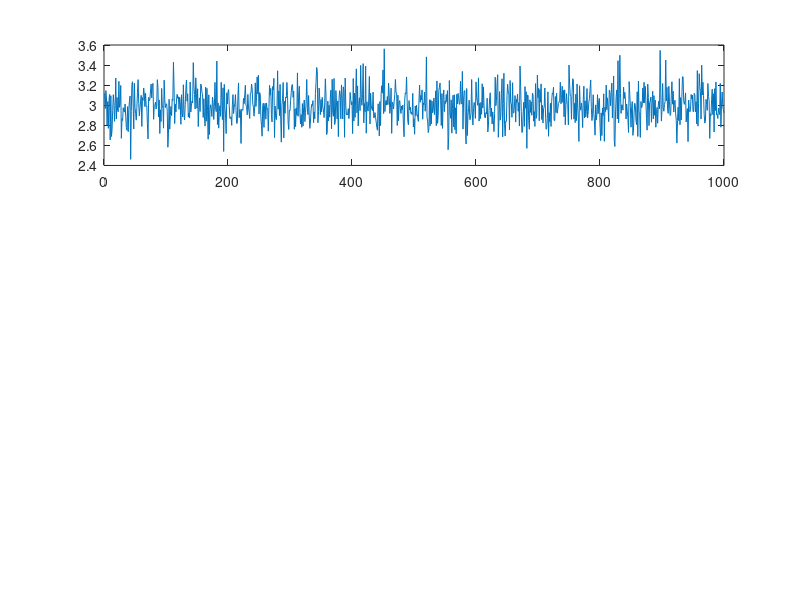

Write the MATLAB code that produced this figure. (Note: this script raises an error after producing the figure.)
clear
clc

% Распределение Рэлея: sigma = 3
sigma = 3;
% Объем выборки
N = 10000;

% 1. Сгенерировать выборку из заданного непрерывного распределения 
% объемом N=10000 с заданными для вашего распределения параметром
X = random('Rayleigh', sigma, N, 1);

%2. Найти оценку параметра заданного распределения, из которого генерировалась выборка, 
% используя метод моментов.

% Найдем оценку sigma по методу моментов
mean_val = mean(X);
% @(x) - обозначение, что уравнение зависит от переменной x(sigma)
equation = @(x) sqrt(pi/2)*x - mean_val;
sigma_MM = fzero(equation, sigma);

% Проанализируем поведение оценки параметра при изменении объема выборки
for i=1 : 1000
    X1 = random('Rayleigh', sigma, 100, 1);
    X2 = random('Rayleigh', sigma, 1000, 1);
    X3 = random('Rayleigh', sigma, 10000, 1);

    mean_val1(i) = mean(X1);
    mean_val2(i) = mean(X2);
    mean_val3(i) = mean(X3);

    equation1 = @(x) sqrt(pi/2)*x - mean_val1(i);
    equation2 = @(x) sqrt(pi/2)*x - mean_val2(i);
    equation3 = @(x) sqrt(pi/2)*x - mean_val3(i);

    sigma_MM1(i) = fzero(equation1, sigma);
    sigma_MM2(i) = fzero(equation2, sigma);
    sigma_MM3(i) = fzero(equation3, sigma);
end

figure
subplot(3, 1, 1)
plot(sigma_MM1)
hold on
yline(sigma, 'red')

subplot(3, 1, 2)
plot(sigma_MM2)
hold on
yline(sigma, 'red')

subplot(3, 1, 3)
plot(sigma_MM3)
hold on
yline(sigma, 'red')

% Вывод: при увеличении объема амплитуда разброса значений оценки уменьшается.


% 3. По заданной совокупности выборочных значений найти оценку параметра заданного
% распределения, из которого генерировалась выборка, используя метод максимального правдоподобия.

x_ = 1:0.01:10;
for i=1:length(x_)
    L(i) = -2*N*log(x_(i)) - (1/(2*(x_(i).*x_(i))))*sum(X.*X) + sum(log(X));
end
[x1, x2] = max(L);
sigma_MMP = x_(x2);

% Логарифм правдободобия
figure
plot(x_, L);

% 
% for j=1 : 1000
%     X1 = random('Rayleigh', sigma, 10, 1);
%     X2 = random('Rayleigh', sigma, 100, 1);
%     X3 = random('Rayleigh', sigma, 10000, 1);
% 
%     x_ = 1:0.01:10;
%     for i=1:length(x_)
%         L1(i) = -2*10*log(x_(i)) - (1/(2*(x_(i).*x_(i))))*sum(X1.*X1) + sum(log(X));
%         L2(i) = -2*100*log(x_(i)) - (1/(2*(x_(i).*x_(i))))*sum(X2.*X2) + sum(log(X));
%         L3(i) = -2*10000*log(x_(i)) - (1/(2*(x_(i).*x_(i))))*sum(X3.*X3) + sum(log(X));
%     end
% 
%     [x1, x10] = max(L1);
%     [x1, x20] = max(L2);
%     [x1, x30] = max(L3);
%     sigma_MMP1(j) = x_(x10);
%     sigma_MMP2(j) = x_(x20);
%     sigma_MMP3(j) = x_(x30);
% end

% figure
% subplot(3, 1, 1)
% plot(sigma_MMP1)
% hold on
% yline(sigma, 'red')
% 
% subplot(3, 1, 2)
% plot(sigma_MMP2)
% hold on
% yline(sigma, 'red')
% 
% subplot(3, 1, 3)
% plot(sigma_MMP3)
% hold on
% yline(sigma, 'red')

% 2.3. Оценить дисперсию, смещение и рассеяние оценки параметра по 100 выборочным реализациям

for i=1 : 100
    X = random('Rayleigh', sigma, N, 1);
    % Найдем оценку sigma по методу моментов
    mean_val = mean(X);
    equation = @(x) sqrt(pi/2)*x - mean_val;
    A(i) = fzero(equation, sigma);
end

% Смещение оценки
b = mean(A) - sigma;
% Рассеяние оценки
v = mean((A-sigma).^2);
% Дисперсия
d = mean((A-mean(A)).^2);

v1 = d + b.^2; 

% 3 Расчет гистограммы относительных частот

histogramm(10, sigma); % N = 10
histogramm(100, sigma); % N = 100
histogramm(10000, sigma); % N = 10000

% 4 Расчет эмперической функции распределения

emperical_function(10, sigma); % N = 10
emperical_function(100, sigma); % N = 100
emperical_function(10000, sigma); % N = 10000


function histogramm(N, sigma)
    X = random('Rayleigh', sigma, N, 1);

    X_min = min(X); % Минимальное значение выборки
    X_max = max(X); % Максимальное значение выборки

    r = 1 + floor(log2(N)); % Количество интервалов группировки(формула Стерджеса)
    h = (X_max - X_min) / r; % Ширина интервала
    for i=1 : r+1
        z(i) = X_min + (i-1)*h; % Массив границ интервалов группировки
    end

    z1 = z+h/2; 
    z2 = z1(1:r); 
    U = hist(X, z2);
    x_hist = 0:0.001:12;

    mean_val = mean(X);
    equation = @(x) sqrt(pi/2)*x - mean_val;
    sigma_MM = fzero(equation, sigma);

    % Теоретическая плотность вероятности
    f = pdf('Rayleigh', x_hist, sigma);
    % Теоретическая оценка с оценкой параметра, полученной по методу моментов
    f1 = pdf('Rayleigh', x_hist, sigma_MM);

    figure
    bar(z2, U/(h*N), 1);
    hold on
    plot(x_hist, f, 'red');
    plot(x_hist, f1, 'green');
end

function emperical_function(N, sigma)
    X = random('Rayleigh', sigma, N, 1);
    
    figure
    y = 1/N:1/N:1; % Масштаб по y
    X_sorted = sort(X); % Сортируем в порядке возрастания все значения в выборке
    stairs(X_sorted, y, 'red');

    x_hist = 0:0.001:12;

    mean_val = mean(X);
    equation = @(x) sqrt(pi/2)*x - mean_val;
    sigma_MM = fzero(equation, sigma);

    hold on
    % Теоретическая функция распределения
    func = cdf('Rayleigh', x_hist, sigma);
    plot(x_hist, func, 'blue');

    % Теоретическая функция распределения c параметром оценки по методу
    % моментов
    func1 = cdf('Rayleigh', x_hist, sigma_MM);
    plot(x_hist, func1, 'green');
end